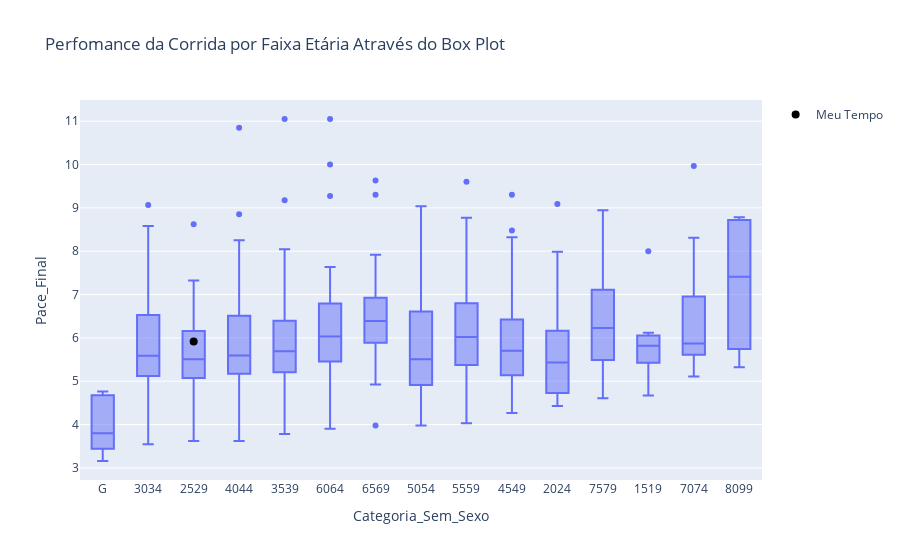

The notebook cell saved with this chart:
### Markdown cell above
### Desempenho em Relação a Faixa Etária

### Code cell
fig = px.box(
    dados_corrida_so_quem_completou,
    x = 'Categoria_Sem_Sexo',
    y='Pace_Final',
    title = 'Perfomance da Corrida por Faixa Etária Através do Box Plot'
    
)



fig.add_trace(
    go.Scatter(  # Categoria correspondente ao seu tempo
        x=['2529'],
        y=[meu_pace],
        mode='markers',
        marker=dict(color='black', size=8),
        name='Meu Tempo'
    )
)
fig.show()

### Figure 1 — Plotly figure (JSON) as saved in the notebook; plotly's stock layout.template omitted (floating-point values rounded to 4 significant figures; data arrays with more than 128 entries replaced by an {"elided": "..."} marker saying what was removed)
{"data": [{"alignmentgroup": "True", "hovertemplate": "Categoria_Sem_Sexo=%{x}<br>Pace_Final=%{y}<extra></extra>", "legendgroup": "", "marker": {"color": "#636efa"}, "name": "", "notched": false, "offsetgroup": "", "orientation": "v", "showlegend": false, "type": "box", "x": {"elided": "958 str values"}, "x0": " ", "xaxis": "x", "y": {"elided": "958 float values"}, "y0": " ", "yaxis": "y"}, {"marker": {"color": "black", "size": 8}, "mode": "markers", "name": "Meu Tempo", "type": "scatter", "x": ["2529"], "y": [5.917]}], "layout": {"boxmode": "group", "legend": {"tracegroupgap": 0}, "title": {"text": "Perfomance da Corrida por Faixa Etária Através do Box Plot"}, "xaxis": {"anchor": "y", "domain": [0, 1], "title": {"text": "Categoria_Sem_Sexo"}}, "yaxis": {"anchor": "x", "domain": [0, 1], "title": {"text": "Pace_Final"}}}}
